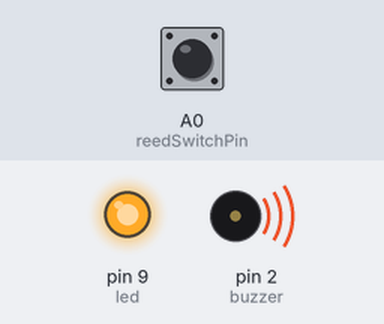
A sketch run on a simulated Arduino Uno, built with avr-gcc and run on an emulated ATmega328P. On the bench: output pins drawn as LEDs (lit = HIGH), buzzer (waves = sounding, pin HIGH). Dashed ring = blinking. The inputs (shaded band) are chosen by the test bench; at power-on: A0 (reedSwitchPin) HIGH. What the sketch prints to the serial monitor is not drawn.

Above: at 1.2 s.
1.3 s: A0 (reedSwitchPin) pulled LOW for 0.15 s
At 1.38 s:
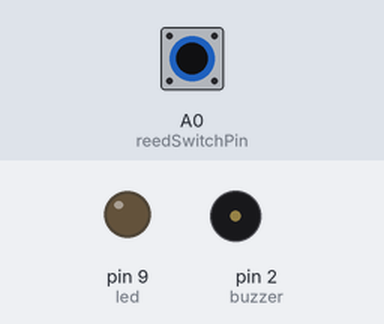
2.9 s: A0 (reedSwitchPin) pulled LOW for 3.2 s
At 7.2 s:
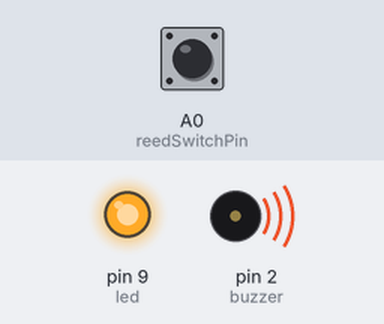
9.1 s: A0 (reedSwitchPin) pulsed LOW 2 times (0.12 s each, 0.3 s apart)
At 9.31 s:
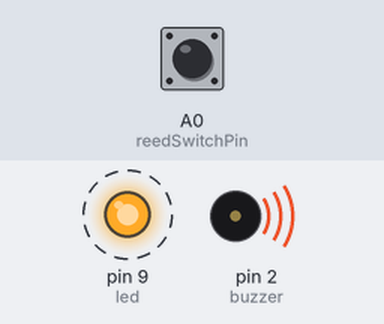
12.7 s: A0 (reedSwitchPin) driven LOW
At 13.3 s:
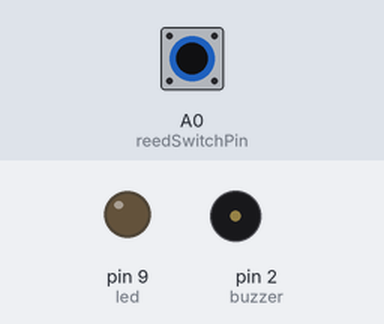
15.7 s: A0 (reedSwitchPin) driven HIGH
At 16.9 s:
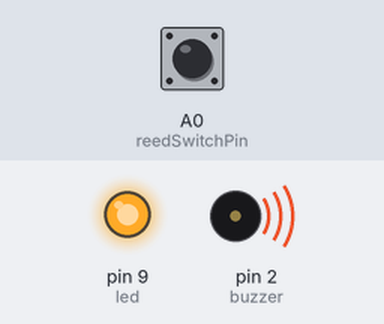
Timing chart, 0 to 18.2 s (numbered marks = the images above; inputs shaded):
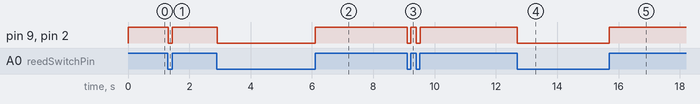

The sketch:

sketch_apr19a.ino
```cpp
const int reedSwitchPin =A0;
const int buzzer = 2;
const int led = 9;


void setup() {
  pinMode(reedSwitchPin, INPUT_PULLUP);
  Serial.begin(9600);
  pinMode(buzzer, OUTPUT);
  pinMode(led, OUTPUT);
 }

void loop() {
int reedSwitchState = digitalRead(reedSwitchPin);

 if (reedSwitchState == LOW) {
 digitalWrite(buzzer, LOW);
 digitalWrite(led, LOW);
 Serial.println("Low");
}
else {
 digitalWrite(buzzer, HIGH);
 digitalWrite(led, HIGH);
 Serial.println("HIGH");
 }
}
```

Measured:
- after the input at 1.3 s, pin 9 (led), pin 2 (buzzer): HIGH → LOW at once, → HIGH 0.15 s later
- after the input at 2.9 s, pin 9 (led), pin 2 (buzzer): HIGH → LOW at once, → HIGH 3.2 s later
- after the input at 9.1 s, pin 9 (led), pin 2 (buzzer): alternates HIGH for 0.18 s and LOW for 0.12 s, 4 changes in all, then stays HIGH, starting at once
- after the input at 12.7 s, pin 9 (led), pin 2 (buzzer): HIGH → LOW at once
- after the input at 15.7 s, pin 9 (led), pin 2 (buzzer): LOW → HIGH at once
